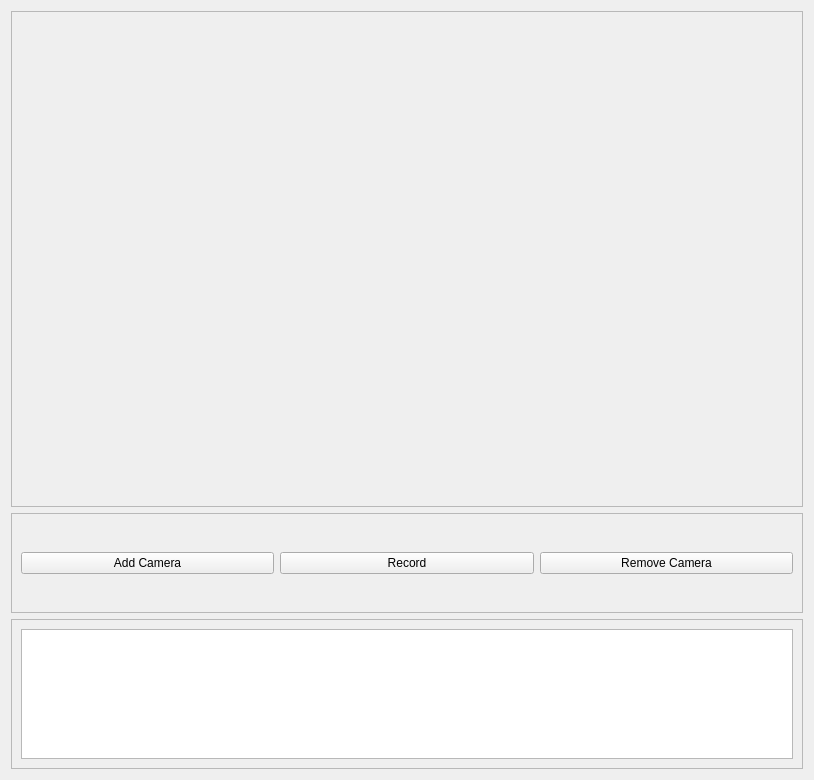
<?xml version="1.0" encoding="UTF-8"?>
<ui version="4.0">
 <class>Form</class>
 <widget class="QWidget" name="Form">
  <property name="geometry">
   <rect>
    <x>0</x>
    <y>0</y>
    <width>814</width>
    <height>780</height>
   </rect>
  </property>
  <property name="windowTitle">
   <string>Form</string>
  </property>
  <layout class="QVBoxLayout" name="verticalLayout">
   <item>
    <widget class="QFrame" name="Cameras">
     <property name="frameShape">
      <enum>QFrame::StyledPanel</enum>
     </property>
     <property name="frameShadow">
      <enum>QFrame::Raised</enum>
     </property>
     <layout class="QGridLayout" name="gridLayout">
      <property name="leftMargin">
       <number>0</number>
      </property>
      <property name="topMargin">
       <number>0</number>
      </property>
      <property name="rightMargin">
       <number>0</number>
      </property>
      <property name="bottomMargin">
       <number>0</number>
      </property>
      <property name="spacing">
       <number>3</number>
      </property>
     </layout>
    </widget>
   </item>
   <item>
    <widget class="QFrame" name="frame">
     <property name="minimumSize">
      <size>
       <width>0</width>
       <height>50</height>
      </size>
     </property>
     <property name="maximumSize">
      <size>
       <width>16777215</width>
       <height>100</height>
      </size>
     </property>
     <property name="frameShape">
      <enum>QFrame::StyledPanel</enum>
     </property>
     <property name="frameShadow">
      <enum>QFrame::Raised</enum>
     </property>
     <layout class="QHBoxLayout" name="horizontalLayout_2">
      <item>
       <widget class="QPushButton" name="AddCamera">
        <property name="text">
         <string>Add Camera</string>
        </property>
       </widget>
      </item>
      <item>
       <widget class="QPushButton" name="pushButton_3">
        <property name="text">
         <string>Record</string>
        </property>
       </widget>
      </item>
      <item>
       <widget class="QPushButton" name="RemoveCamera">
        <property name="text">
         <string>Remove Camera</string>
        </property>
       </widget>
      </item>
     </layout>
    </widget>
   </item>
   <item>
    <widget class="QFrame" name="Events">
     <property name="maximumSize">
      <size>
       <width>16777215</width>
       <height>150</height>
      </size>
     </property>
     <property name="frameShape">
      <enum>QFrame::StyledPanel</enum>
     </property>
     <property name="frameShadow">
      <enum>QFrame::Raised</enum>
     </property>
     <layout class="QHBoxLayout" name="horizontalLayout">
      <item>
       <widget class="QListWidget" name="listWidget"/>
      </item>
     </layout>
    </widget>
   </item>
  </layout>
 </widget>
 <resources/>
 <connections/>
</ui>
